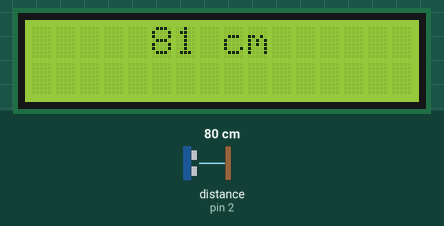
A sketch run on a simulated Arduino Uno, built with avr-gcc and run on an emulated ATmega328P. Parts: 16×2 character LCD. Inputs (shaded band) come from the test bench; at power-on: distance to the obstacle (sensor on pin 2) 80 cm. The echo pulse lasts 58.3 µs per cm.

Above: at 1.2 s.
1.3 s: distance to the obstacle (sensor on pin 2) set to 2 cm
At 2.2 s:
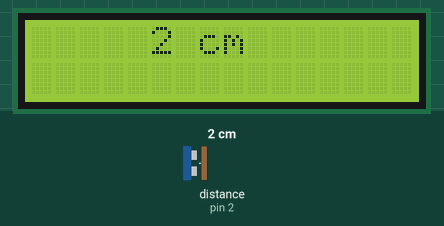
2.8 s: distance to the obstacle (sensor on pin 2) set to 4 cm
At 3.8 s:
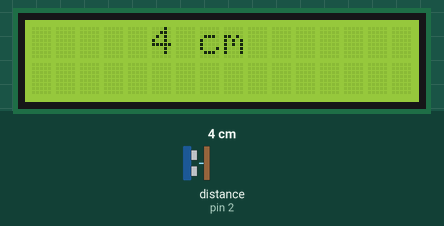
4.3 s: distance to the obstacle (sensor on pin 2) set to 9 cm
At 5.4 s:
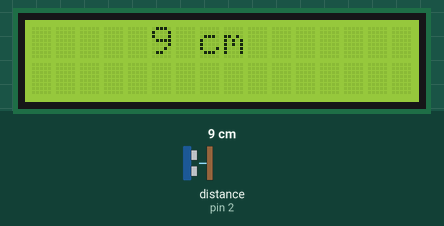
Timing chart, 0 to 7.3 s (numbered marks = the images above; inputs shaded):
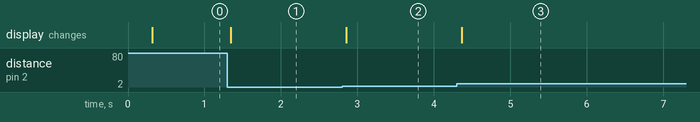

The sketch:

distance-with-lcd.ino
```cpp
#include <NewPing.h>
#include <LiquidCrystal.h>

// select the pins used on the LCD panel
LiquidCrystal lcd(8, 9, 4, 5, 6, 7);

#define ECHO_PIN       2
#define TRIGGER_PIN    3
#define MAX_DISTANCE 500

NewPing sonar(TRIGGER_PIN, ECHO_PIN, MAX_DISTANCE);

void setup() {
  lcd.begin(16, 2); //initialise lcd with dimensions
}

void loop() {
  delay(250);
  int distance = sonar.ping_cm();
  if (distance) {
    lcd.setCursor(5, 0);
    lcd.print(distance);
    lcd.print(" cm    ");
  }
}
```

Measured:
- after the input at 1.3 s, the display: changes at once (image 1)
- after the input at 2.8 s, the display: changes after 0.05 s (image 2)
- after the input at 4.3 s, the display: changes after 0.07 s (image 3)
